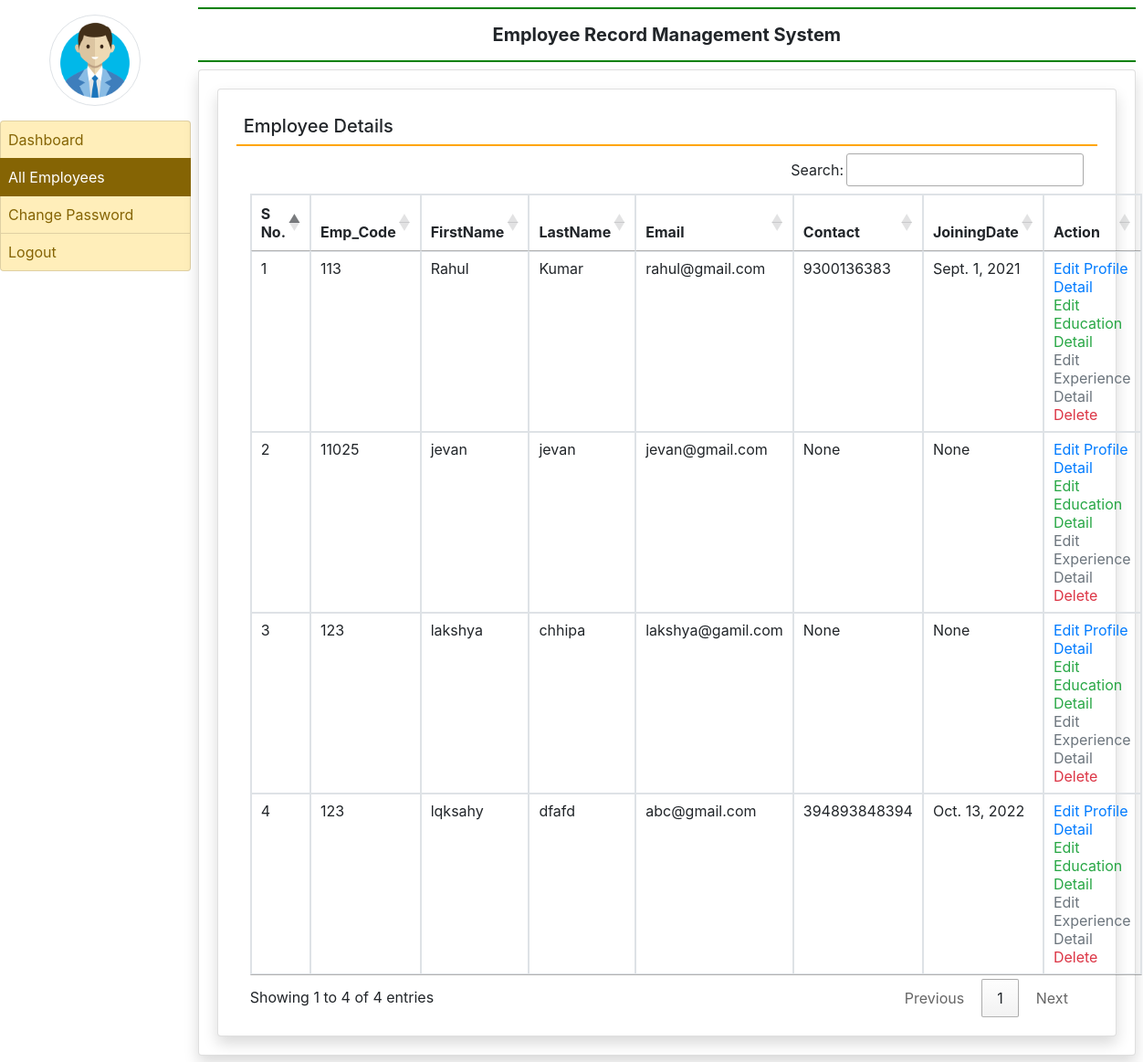
The app's page /all_employee with its own data.
### employee/models.py (models this page shows, shortened)
class EmployeeDetail(models.Model):
    user = models.ForeignKey(User, on_delete=models.CASCADE, null=True)
    empcode = models.CharField(max_length=100, null=True)
    empdept = models.CharField(max_length=100,null=True)
    designation = models.CharField(max_length=100,null=True)
    contact = models.CharField(max_length=15, null=True)
    gender = models.CharField(max_length=20,null=True)
    joiningdate = models.DateField(null=True)

### employee/views.py (the view)
# urls.py: path('all_employee',all_employee, name='all_employee'),
def all_employee(request):
    employee = EmployeeDetail.objects.all()
    return render(request, 'all_employee.html',locals())

### employee/templates/all_employee.html
{% extends 'admin_base.html' %}
{% block main  %}
<div class="card shadow">
    <div class="card-body">
        <h5 class="p-2" style="border-bottom: 2px solid orange;">Employee Details</h5>
<div class="container-fluid">
        <table class="table table-bordered table-sm" id="example">
            <thead>
                <tr>
                    <th>S No.</th>
                    <th>Emp_Code</th>
                    <th>FirstName</th>
                    <th>LastName</th>
                    <th>Email</th>
                    <th>Contact</th>
                    <th>JoiningDate</th>
                    <th>Action</th>
                </tr>
            </thead>
            <tbody>
                {% for i in employee %}
                <tr>
                    <td>{{forloop.counter}}</td>
                    <td>{{i.empcode}}</td>
                    <td>{{i.user.first_name}}</td>
                    <td>{{i.user.last_name}}</td>
                    <td>{{i.user.username}}</td>
                    <td>{{i.contact}}</td>
                    <td>{{i.joiningdate}}</td>
                    <td><a href="{% url 'edit_profile' i.id %}" class="text-primary">Edit Profile Detail</a>
                        <br><a href="{% url 'edit_education' i.user.id %}" class="text-success">Edit Education Detail</a>
                        <br><a href="{% url 'edit_experience' i.user.id %}" class="text-secondary">Edit Experience Detail</a>
                        <br><a href="{% url 'delete_employee' i.user.id %}" class="text-danger" onclick="return confirm('Are You Sure?')">Delete</a>
                        </td>
                </tr>
                {% endfor %}
            </tbody>
        </table>
</div>
</div>
</div>
{% endblock %}

### employee/templates/admin_base.html (shortened to what this page needs)
{%load static %}
<html>
    <head>
        <link rel="stylesheet" href="https://maxcdn.bootstrapcdn.com/bootstrap/4.4.1/css/bootstrap.min.css">
  <link rel="stylesheet" href="https://use.fontawesome.com/releases/v5.7.0/css/all.css">
<link rel="stylesheet" href="https://cdn.datatables.net/1.10.20/css/jquery.dataTables.min.css">
<link rel="stylesheet" href="https://cdn.datatables.net/buttons/1.6.1/css/buttons.dataTables.min.css">
    </head>
    <body>
        <div class="container-fluid">
            <div class="row">
                <div class="col-sm-2 p-0">
                    <center><img src="{% static 'images/adminlogin.png'%}" width = "100" height="100" class="img-thumbnail rounded-circle my-3"></center>
                    <div class="list-group">
                        <a href="{% url 'admin_home' %}" class="list-group-item list-group-item-warning list-group-item-action {% if request.path == '/admin_home' %}active{% endif %}">Dashboard</a>
                        <a href="{% url 'all_employee' %}" class="list-group-item list-group-item-warning list-group-item-action {% if request.path == '/all_employee' %}active{% endif %}">All Employees</a>
                        <a href="{% url 'change_passwordadmin' %}" class="list-group-item list-group-item-warning list-group-item-action {% if request.path == '/change_passwordadmin' %}active{% endif %}">Change Password</a>
                        <a href="/logout" class="list-group-item list-group-item-warning list-group-item-action">Logout</a>
                    </div>
                </div>
                <div class="col-sm-10 p-0">
                    <div class="container-fluid p-2">
                        <h5 class="p-3 text-center font-weight-bold" style="border-bottom: 2px solid green;border-top: 2px solid green;">Employee Record Management System</h5>
                        <div class="card shadow" style="min-height: 89vh;">
                            <div class="card-body">
                                {% block main %}
                                {% endblock %}
                            </div>
                        </div>
                    </div>
                </div>
            </div>
        </div>
    </body>
</html>

### employee/templates/admin_base.html (style rules this page uses)
.list-group-item { padding:8px !important; }

### records on screen
EmployeeDetail: empcode "113", user.first_name "Rahul", user.last_name "Kumar", user.username "rahul@gmail.com", contact "9300136383", joiningdate "Sept. 1, 2021"
EmployeeDetail: empcode "11025", user.first_name "jevan", user.last_name "jevan", user.username "jevan@gmail.com", contact "None", joiningdate "None"
EmployeeDetail: empcode "123", user.first_name "lakshya", user.last_name "chhipa", user.username "lakshya@gamil.com", contact "None", joiningdate "None"
EmployeeDetail: empcode "123", user.first_name "lqksahy", user.last_name "dfafd", user.username "abc@gmail.com", contact "394893848394", joiningdate "Oct. 13, 2022"
